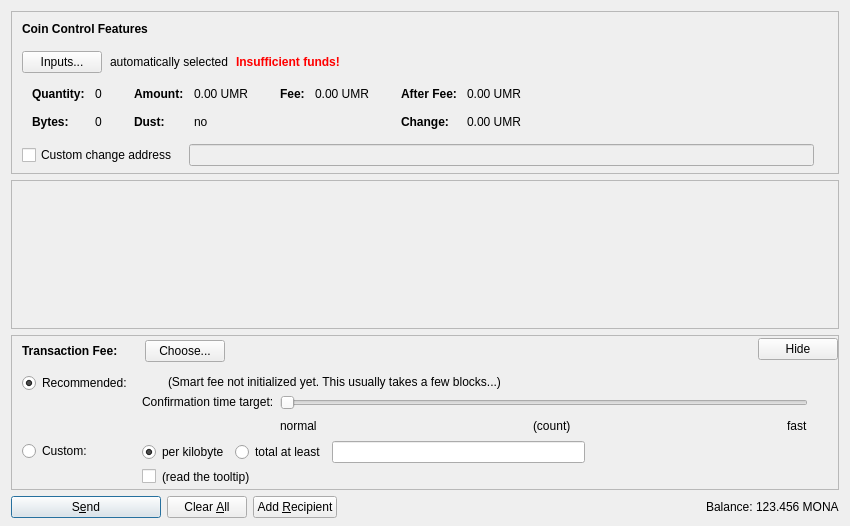
<?xml version="1.0" encoding="UTF-8"?>
<ui version="4.0">
 <class>SendCoinsDialog</class>
 <widget class="QDialog" name="SendCoinsDialog">
  <property name="geometry">
   <rect>
    <x>0</x>
    <y>0</y>
    <width>850</width>
    <height>526</height>
   </rect>
  </property>
  <property name="windowTitle">
   <string>Send Coins</string>
  </property>
  <layout class="QVBoxLayout" name="verticalLayout" stretch="0,1,0,0">
   <property name="bottomMargin">
    <number>8</number>
   </property>
   <item>
    <widget class="QFrame" name="frameCoinControl">
     <property name="sizePolicy">
      <sizepolicy hsizetype="Expanding" vsizetype="Expanding">
       <horstretch>0</horstretch>
       <verstretch>0</verstretch>
      </sizepolicy>
     </property>
     <property name="maximumSize">
      <size>
       <width>16777215</width>
       <height>16777215</height>
      </size>
     </property>
     <property name="frameShape">
      <enum>QFrame::StyledPanel</enum>
     </property>
     <property name="frameShadow">
      <enum>QFrame::Sunken</enum>
     </property>
     <layout class="QVBoxLayout" name="verticalLayoutCoinControl2">
      <property name="spacing">
       <number>0</number>
      </property>
      <property name="leftMargin">
       <number>0</number>
      </property>
      <property name="topMargin">
       <number>0</number>
      </property>
      <property name="rightMargin">
       <number>0</number>
      </property>
      <property name="bottomMargin">
       <number>6</number>
      </property>
      <item>
       <layout class="QVBoxLayout" name="verticalLayoutCoinControl" stretch="0,0,0,0,1">
        <property name="spacing">
         <number>0</number>
        </property>
        <property name="leftMargin">
         <number>10</number>
        </property>
        <property name="topMargin">
         <number>10</number>
        </property>
        <item>
         <layout class="QHBoxLayout" name="horizontalLayoutCoinControl1">
          <property name="bottomMargin">
           <number>15</number>
          </property>
          <item>
           <widget class="QLabel" name="labelCoinControlFeatures">
            <property name="sizePolicy">
             <sizepolicy hsizetype="Preferred" vsizetype="Maximum">
              <horstretch>0</horstretch>
              <verstretch>0</verstretch>
             </sizepolicy>
            </property>
            <property name="font">
             <font>
              <weight>75</weight>
              <bold>true</bold>
             </font>
            </property>
            <property name="styleSheet">
             <string notr="true">font-weight:bold;</string>
            </property>
            <property name="text">
             <string>Coin Control Features</string>
            </property>
           </widget>
          </item>
         </layout>
        </item>
        <item>
         <layout class="QHBoxLayout" name="horizontalLayoutCoinControl2" stretch="0,0,0,0">
          <property name="spacing">
           <number>8</number>
          </property>
          <property name="bottomMargin">
           <number>10</number>
          </property>
          <item>
           <widget class="QPushButton" name="pushButtonCoinControl">
            <property name="styleSheet">
             <string notr="true"/>
            </property>
            <property name="text">
             <string>Inputs...</string>
            </property>
            <property name="autoDefault">
             <bool>false</bool>
            </property>
           </widget>
          </item>
          <item>
           <widget class="QLabel" name="labelCoinControlAutomaticallySelected">
            <property name="text">
             <string>automatically selected</string>
            </property>
            <property name="margin">
             <number>5</number>
            </property>
           </widget>
          </item>
          <item>
           <widget class="QLabel" name="labelCoinControlInsuffFunds">
            <property name="font">
             <font>
              <weight>75</weight>
              <bold>true</bold>
             </font>
            </property>
            <property name="styleSheet">
             <string notr="true">color:red;font-weight:bold;</string>
            </property>
            <property name="text">
             <string>Insufficient funds!</string>
            </property>
            <property name="margin">
             <number>5</number>
            </property>
           </widget>
          </item>
          <item>
           <spacer name="horizontalSpacerCoinControl">
            <property name="orientation">
             <enum>Qt::Horizontal</enum>
            </property>
            <property name="sizeHint" stdset="0">
             <size>
              <width>40</width>
              <height>1</height>
             </size>
            </property>
           </spacer>
          </item>
         </layout>
        </item>
        <item>
         <widget class="QWidget" name="widgetCoinControl" native="true">
          <property name="sizePolicy">
           <sizepolicy hsizetype="Preferred" vsizetype="Preferred">
            <horstretch>0</horstretch>
            <verstretch>0</verstretch>
           </sizepolicy>
          </property>
          <property name="minimumSize">
           <size>
            <width>0</width>
            <height>0</height>
           </size>
          </property>
          <property name="styleSheet">
           <string notr="true"/>
          </property>
          <layout class="QHBoxLayout" name="horizontalLayoutCoinControl5">
           <property name="leftMargin">
            <number>0</number>
           </property>
           <property name="topMargin">
            <number>0</number>
           </property>
           <property name="rightMargin">
            <number>0</number>
           </property>
           <property name="bottomMargin">
            <number>0</number>
           </property>
           <item>
            <layout class="QHBoxLayout" name="horizontalLayoutCoinControl3" stretch="0,0,0,1">
             <property name="spacing">
              <number>20</number>
             </property>
             <property name="topMargin">
              <number>0</number>
             </property>
             <property name="bottomMargin">
              <number>10</number>
             </property>
             <item>
              <layout class="QFormLayout" name="formLayoutCoinControl1">
               <property name="horizontalSpacing">
                <number>10</number>
               </property>
               <property name="verticalSpacing">
                <number>14</number>
               </property>
               <property name="leftMargin">
                <number>10</number>
               </property>
               <property name="topMargin">
                <number>4</number>
               </property>
               <property name="rightMargin">
                <number>6</number>
               </property>
               <item row="0" column="0">
                <widget class="QLabel" name="labelCoinControlQuantityText">
                 <property name="font">
                  <font>
                   <weight>75</weight>
                   <bold>true</bold>
                  </font>
                 </property>
                 <property name="text">
                  <string>Quantity:</string>
                 </property>
                 <property name="margin">
                  <number>0</number>
                 </property>
                </widget>
               </item>
               <item row="0" column="1">
                <widget class="QLabel" name="labelCoinControlQuantity">
                 <property name="cursor">
                  <cursorShape>IBeamCursor</cursorShape>
                 </property>
                 <property name="contextMenuPolicy">
                  <enum>Qt::ActionsContextMenu</enum>
                 </property>
                 <property name="text">
                  <string notr="true">0</string>
                 </property>
                 <property name="margin">
                  <number>0</number>
                 </property>
                 <property name="textInteractionFlags">
                  <set>Qt::LinksAccessibleByMouse|Qt::TextSelectableByKeyboard|Qt::TextSelectableByMouse</set>
                 </property>
                </widget>
               </item>
               <item row="1" column="0">
                <widget class="QLabel" name="labelCoinControlBytesText">
                 <property name="font">
                  <font>
                   <weight>75</weight>
                   <bold>true</bold>
                  </font>
                 </property>
                 <property name="text">
                  <string>Bytes:</string>
                 </property>
                </widget>
               </item>
               <item row="1" column="1">
                <widget class="QLabel" name="labelCoinControlBytes">
                 <property name="cursor">
                  <cursorShape>IBeamCursor</cursorShape>
                 </property>
                 <property name="contextMenuPolicy">
                  <enum>Qt::ActionsContextMenu</enum>
                 </property>
                 <property name="text">
                  <string notr="true">0</string>
                 </property>
                 <property name="textInteractionFlags">
                  <set>Qt::LinksAccessibleByMouse|Qt::TextSelectableByKeyboard|Qt::TextSelectableByMouse</set>
                 </property>
                </widget>
               </item>
              </layout>
             </item>
             <item>
              <layout class="QFormLayout" name="formLayoutCoinControl2">
               <property name="horizontalSpacing">
                <number>10</number>
               </property>
               <property name="verticalSpacing">
                <number>14</number>
               </property>
               <property name="leftMargin">
                <number>6</number>
               </property>
               <property name="topMargin">
                <number>4</number>
               </property>
               <property name="rightMargin">
                <number>6</number>
               </property>
               <item row="0" column="0">
                <widget class="QLabel" name="labelCoinControlAmountText">
                 <property name="font">
                  <font>
                   <weight>75</weight>
                   <bold>true</bold>
                  </font>
                 </property>
                 <property name="text">
                  <string>Amount:</string>
                 </property>
                 <property name="margin">
                  <number>0</number>
                 </property>
                </widget>
               </item>
               <item row="0" column="1">
                <widget class="QLabel" name="labelCoinControlAmount">
                 <property name="cursor">
                  <cursorShape>IBeamCursor</cursorShape>
                 </property>
                 <property name="contextMenuPolicy">
                  <enum>Qt::ActionsContextMenu</enum>
                 </property>
                 <property name="text">
                  <string notr="true">0.00 UMR</string>
                 </property>
                 <property name="textInteractionFlags">
                  <set>Qt::LinksAccessibleByMouse|Qt::TextSelectableByKeyboard|Qt::TextSelectableByMouse</set>
                 </property>
                </widget>
               </item>
               <item row="1" column="0">
                <widget class="QLabel" name="labelCoinControlLowOutputText">
                 <property name="font">
                  <font>
                   <weight>75</weight>
                   <bold>true</bold>
                  </font>
                 </property>
                 <property name="text">
                  <string>Dust:</string>
                 </property>
                </widget>
               </item>
               <item row="1" column="1">
                <widget class="QLabel" name="labelCoinControlLowOutput">
                 <property name="cursor">
                  <cursorShape>IBeamCursor</cursorShape>
                 </property>
                 <property name="contextMenuPolicy">
                  <enum>Qt::ActionsContextMenu</enum>
                 </property>
                 <property name="text">
                  <string notr="true">no</string>
                 </property>
                 <property name="textInteractionFlags">
                  <set>Qt::LinksAccessibleByMouse|Qt::TextSelectableByKeyboard|Qt::TextSelectableByMouse</set>
                 </property>
                </widget>
               </item>
              </layout>
             </item>
             <item>
              <layout class="QFormLayout" name="formLayoutCoinControl3">
               <property name="horizontalSpacing">
                <number>10</number>
               </property>
               <property name="verticalSpacing">
                <number>14</number>
               </property>
               <property name="leftMargin">
                <number>6</number>
               </property>
               <property name="topMargin">
                <number>4</number>
               </property>
               <property name="rightMargin">
                <number>6</number>
               </property>
               <item row="0" column="0">
                <widget class="QLabel" name="labelCoinControlFeeText">
                 <property name="font">
                  <font>
                   <weight>75</weight>
                   <bold>true</bold>
                  </font>
                 </property>
                 <property name="text">
                  <string>Fee:</string>
                 </property>
                 <property name="margin">
                  <number>0</number>
                 </property>
                </widget>
               </item>
               <item row="0" column="1">
                <widget class="QLabel" name="labelCoinControlFee">
                 <property name="cursor">
                  <cursorShape>IBeamCursor</cursorShape>
                 </property>
                 <property name="contextMenuPolicy">
                  <enum>Qt::ActionsContextMenu</enum>
                 </property>
                 <property name="text">
                  <string notr="true">0.00 UMR</string>
                 </property>
                 <property name="textInteractionFlags">
                  <set>Qt::LinksAccessibleByMouse|Qt::TextSelectableByKeyboard|Qt::TextSelectableByMouse</set>
                 </property>
                </widget>
               </item>
              </layout>
             </item>
             <item>
              <layout class="QFormLayout" name="formLayoutCoinControl4">
               <property name="horizontalSpacing">
                <number>10</number>
               </property>
               <property name="verticalSpacing">
                <number>14</number>
               </property>
               <property name="leftMargin">
                <number>6</number>
               </property>
               <property name="topMargin">
                <number>4</number>
               </property>
               <property name="rightMargin">
                <number>6</number>
               </property>
               <item row="0" column="0">
                <widget class="QLabel" name="labelCoinControlAfterFeeText">
                 <property name="font">
                  <font>
                   <weight>75</weight>
                   <bold>true</bold>
                  </font>
                 </property>
                 <property name="text">
                  <string>After Fee:</string>
                 </property>
                 <property name="margin">
                  <number>0</number>
                 </property>
                </widget>
               </item>
               <item row="0" column="1">
                <widget class="QLabel" name="labelCoinControlAfterFee">
                 <property name="cursor">
                  <cursorShape>IBeamCursor</cursorShape>
                 </property>
                 <property name="contextMenuPolicy">
                  <enum>Qt::ActionsContextMenu</enum>
                 </property>
                 <property name="text">
                  <string notr="true">0.00 UMR</string>
                 </property>
                 <property name="textInteractionFlags">
                  <set>Qt::LinksAccessibleByMouse|Qt::TextSelectableByKeyboard|Qt::TextSelectableByMouse</set>
                 </property>
                </widget>
               </item>
               <item row="1" column="0">
                <widget class="QLabel" name="labelCoinControlChangeText">
                 <property name="font">
                  <font>
                   <weight>75</weight>
                   <bold>true</bold>
                  </font>
                 </property>
                 <property name="text">
                  <string>Change:</string>
                 </property>
                </widget>
               </item>
               <item row="1" column="1">
                <widget class="QLabel" name="labelCoinControlChange">
                 <property name="cursor">
                  <cursorShape>IBeamCursor</cursorShape>
                 </property>
                 <property name="contextMenuPolicy">
                  <enum>Qt::ActionsContextMenu</enum>
                 </property>
                 <property name="text">
                  <string notr="true">0.00 UMR</string>
                 </property>
                 <property name="textInteractionFlags">
                  <set>Qt::LinksAccessibleByMouse|Qt::TextSelectableByKeyboard|Qt::TextSelectableByMouse</set>
                 </property>
                </widget>
               </item>
              </layout>
             </item>
            </layout>
           </item>
          </layout>
         </widget>
        </item>
        <item>
         <layout class="QHBoxLayout" name="horizontalLayoutCoinControl4" stretch="0,0,0">
          <property name="spacing">
           <number>12</number>
          </property>
          <property name="sizeConstraint">
           <enum>QLayout::SetDefaultConstraint</enum>
          </property>
          <property name="topMargin">
           <number>5</number>
          </property>
          <property name="rightMargin">
           <number>5</number>
          </property>
          <item>
           <widget class="QCheckBox" name="checkBoxCoinControlChange">
            <property name="toolTip">
             <string>If this is activated, but the change address is empty or invalid, change will be sent to a newly generated address.</string>
            </property>
            <property name="text">
             <string>Custom change address</string>
            </property>
           </widget>
          </item>
          <item>
           <widget class="QValidatedLineEdit" name="lineEditCoinControlChange">
            <property name="enabled">
             <bool>false</bool>
            </property>
            <property name="sizePolicy">
             <sizepolicy hsizetype="Expanding" vsizetype="Fixed">
              <horstretch>0</horstretch>
              <verstretch>0</verstretch>
             </sizepolicy>
            </property>
           </widget>
          </item>
          <item>
           <widget class="QLabel" name="labelCoinControlChangeLabel">
            <property name="sizePolicy">
             <sizepolicy hsizetype="Preferred" vsizetype="Expanding">
              <horstretch>0</horstretch>
              <verstretch>0</verstretch>
             </sizepolicy>
            </property>
            <property name="minimumSize">
             <size>
              <width>0</width>
              <height>0</height>
             </size>
            </property>
            <property name="text">
             <string/>
            </property>
            <property name="margin">
             <number>3</number>
            </property>
           </widget>
          </item>
         </layout>
        </item>
        <item>
         <spacer name="verticalSpacerCoinControl">
          <property name="orientation">
           <enum>Qt::Vertical</enum>
          </property>
          <property name="sizeHint" stdset="0">
           <size>
            <width>800</width>
            <height>1</height>
           </size>
          </property>
         </spacer>
        </item>
       </layout>
      </item>
     </layout>
    </widget>
   </item>
   <item>
    <widget class="QScrollArea" name="scrollArea">
     <property name="widgetResizable">
      <bool>true</bool>
     </property>
     <widget class="QWidget" name="scrollAreaWidgetContents">
      <property name="geometry">
       <rect>
        <x>0</x>
        <y>0</y>
        <width>830</width>
        <height>104</height>
       </rect>
      </property>
      <layout class="QVBoxLayout" name="verticalLayout_2" stretch="0,1">
       <property name="leftMargin">
        <number>0</number>
       </property>
       <property name="topMargin">
        <number>0</number>
       </property>
       <property name="rightMargin">
        <number>0</number>
       </property>
       <property name="bottomMargin">
        <number>0</number>
       </property>
       <item>
        <layout class="QVBoxLayout" name="entries">
         <property name="spacing">
          <number>6</number>
         </property>
        </layout>
       </item>
       <item>
        <spacer name="verticalSpacer">
         <property name="orientation">
          <enum>Qt::Vertical</enum>
         </property>
         <property name="sizeHint" stdset="0">
          <size>
           <width>20</width>
           <height>40</height>
          </size>
         </property>
        </spacer>
       </item>
      </layout>
     </widget>
    </widget>
   </item>
   <item>
    <widget class="QFrame" name="frameFee">
     <property name="sizePolicy">
      <sizepolicy hsizetype="Expanding" vsizetype="Expanding">
       <horstretch>0</horstretch>
       <verstretch>0</verstretch>
      </sizepolicy>
     </property>
     <property name="maximumSize">
      <size>
       <width>16777215</width>
       <height>16777215</height>
      </size>
     </property>
     <property name="frameShape">
      <enum>QFrame::StyledPanel</enum>
     </property>
     <property name="frameShadow">
      <enum>QFrame::Sunken</enum>
     </property>
     <layout class="QVBoxLayout" name="verticalLayoutFee1">
      <property name="spacing">
       <number>0</number>
      </property>
      <property name="leftMargin">
       <number>0</number>
      </property>
      <property name="topMargin">
       <number>0</number>
      </property>
      <property name="rightMargin">
       <number>0</number>
      </property>
      <property name="bottomMargin">
       <number>0</number>
      </property>
      <item>
       <layout class="QVBoxLayout" name="verticalLayoutFee2" stretch="0,0,0">
        <property name="spacing">
         <number>0</number>
        </property>
        <property name="leftMargin">
         <number>10</number>
        </property>
        <property name="topMargin">
         <number>0</number>
        </property>
        <item>
         <layout class="QHBoxLayout" name="horizontalLayoutFee1">
          <property name="bottomMargin">
           <number>0</number>
          </property>
          <item>
           <layout class="QVBoxLayout" name="verticalLayoutFee7">
            <property name="spacing">
             <number>0</number>
            </property>
            <item>
             <spacer name="verticalSpacerSmartFee">
              <property name="orientation">
               <enum>Qt::Vertical</enum>
              </property>
              <property name="sizeType">
               <enum>QSizePolicy::Fixed</enum>
              </property>
              <property name="sizeHint" stdset="0">
               <size>
                <width>1</width>
                <height>4</height>
               </size>
              </property>
             </spacer>
            </item>
            <item>
             <layout class="QHBoxLayout" name="horizontalLayoutSmartFee">
              <property name="spacing">
               <number>10</number>
              </property>
              <item>
               <widget class="QLabel" name="labelFeeHeadline">
                <property name="sizePolicy">
                 <sizepolicy hsizetype="Preferred" vsizetype="Maximum">
                  <horstretch>0</horstretch>
                  <verstretch>0</verstretch>
                 </sizepolicy>
                </property>
                <property name="font">
                 <font>
                  <weight>75</weight>
                  <bold>true</bold>
                 </font>
                </property>
                <property name="styleSheet">
                 <string notr="true">font-weight:bold;</string>
                </property>
                <property name="text">
                 <string>Transaction Fee:</string>
                </property>
               </widget>
              </item>
              <item>
               <widget class="QLabel" name="labelFeeMinimized">
                <property name="text">
                 <string/>
                </property>
               </widget>
              </item>
              <item>
               <widget class="QPushButton" name="buttonChooseFee">
                <property name="text">
                 <string>Choose...</string>
                </property>
               </widget>
              </item>
             </layout>
            </item>
            <item>
             <spacer name="verticalSpacer_5">
              <property name="orientation">
               <enum>Qt::Vertical</enum>
              </property>
              <property name="sizeHint" stdset="0">
               <size>
                <width>1</width>
                <height>1</height>
               </size>
              </property>
             </spacer>
            </item>
           </layout>
          </item>
          <item>
           <spacer name="horizontalSpacer_4">
            <property name="orientation">
             <enum>Qt::Horizontal</enum>
            </property>
            <property name="sizeHint" stdset="0">
             <size>
              <width>40</width>
              <height>20</height>
             </size>
            </property>
           </spacer>
          </item>
          <item>
           <widget class="QPushButton" name="buttonMinimizeFee">
            <property name="toolTip">
             <string>collapse fee-settings</string>
            </property>
            <property name="text">
             <string>Hide</string>
            </property>
           </widget>
          </item>
         </layout>
        </item>
        <item>
         <widget class="QFrame" name="frameFeeSelection">
          <layout class="QVBoxLayout" name="verticalLayoutFee12">
           <property name="spacing">
            <number>0</number>
           </property>
           <property name="leftMargin">
            <number>0</number>
           </property>
           <property name="topMargin">
            <number>0</number>
           </property>
           <property name="rightMargin">
            <number>0</number>
           </property>
           <property name="bottomMargin">
            <number>0</number>
           </property>
           <item>
            <layout class="QGridLayout" name="gridLayoutFee">
             <property name="topMargin">
              <number>10</number>
             </property>
             <property name="bottomMargin">
              <number>4</number>
             </property>
             <property name="horizontalSpacing">
              <number>10</number>
             </property>
             <property name="verticalSpacing">
              <number>4</number>
             </property>
             <item row="1" column="1">
              <layout class="QVBoxLayout" name="verticalLayoutFee8">
               <property name="spacing">
                <number>6</number>
               </property>
               <item>
                <layout class="QHBoxLayout" name="horizontalLayoutFee13">
                 <item>
                  <widget class="QRadioButton" name="radioCustomPerKilobyte">
                   <property name="toolTip">
                    <string>If the custom fee is set to 1000 satoshis and the transaction is only 250 bytes, then &quot;per kilobyte&quot; only pays 250 satoshis in fee, while &quot;total at least&quot; pays 1000 satoshis. For transactions bigger than a kilobyte both pay by kilobyte.</string>
                   </property>
                   <property name="text">
                    <string>per kilobyte</string>
                   </property>
                   <property name="checked">
                    <bool>true</bool>
                   </property>
                   <attribute name="buttonGroup">
                    <string notr="true">groupCustomFee</string>
                   </attribute>
                  </widget>
                 </item>
                 <item>
                  <widget class="QRadioButton" name="radioCustomAtLeast">
                   <property name="toolTip">
                    <string>If the custom fee is set to 1000 satoshis and the transaction is only 250 bytes, then &quot;per kilobyte&quot; only pays 250 satoshis in fee, while &quot;total at least&quot; pays 1000 satoshis. For transactions bigger than a kilobyte both pay by kilobyte.</string>
                   </property>
                   <property name="text">
                    <string>total at least</string>
                   </property>
                   <attribute name="buttonGroup">
                    <string notr="true">groupCustomFee</string>
                   </attribute>
                  </widget>
                 </item>
                 <item>
                  <widget class="BitcoinAmountField" name="customFee"/>
                 </item>
                 <item>
                  <spacer name="horizontalSpacer_6">
                   <property name="orientation">
                    <enum>Qt::Horizontal</enum>
                   </property>
                   <property name="sizeHint" stdset="0">
                    <size>
                     <width>1</width>
                     <height>1</height>
                    </size>
                   </property>
                  </spacer>
                 </item>
                </layout>
               </item>
               <item>
                <layout class="QHBoxLayout" name="horizontalLayoutFee8">
                 <item>
                  <widget class="QCheckBox" name="checkBoxMinimumFee">
                   <property name="toolTip">
                    <string>Paying only the minimum fee is just fine as long as there is less transaction volume than space in the blocks. But be aware that this can end up in a never confirming transaction once there is more demand for umrcoin transactions than the network can process.</string>
                   </property>
                   <property name="text">
                    <string/>
                   </property>
                  </widget>
                 </item>
                 <item>
                  <widget class="QLabel" name="labelMinFeeWarning">
                   <property name="enabled">
                    <bool>true</bool>
                   </property>
                   <property name="toolTip">
                    <string>Paying only the minimum fee is just fine as long as there is less transaction volume than space in the blocks. But be aware that this can end up in a never confirming transaction once there is more demand for umrcoin transactions than the network can process.</string>
                   </property>
                   <property name="text">
                    <string>(read the tooltip)</string>
                   </property>
                   <property name="margin">
                    <number>5</number>
                   </property>
                  </widget>
                 </item>
                 <item>
                  <spacer name="horizontalSpacer_2">
                   <property name="orientation">
                    <enum>Qt::Horizontal</enum>
                   </property>
                   <property name="sizeHint" stdset="0">
                    <size>
                     <width>1</width>
                     <height>1</height>
                    </size>
                   </property>
                  </spacer>
                 </item>
                </layout>
               </item>
              </layout>
             </item>
             <item row="0" column="0">
              <layout class="QVBoxLayout" name="verticalLayoutFee4" stretch="0,1">
               <item>
                <widget class="QRadioButton" name="radioSmartFee">
                 <property name="text">
                  <string>Recommended:</string>
                 </property>
                 <property name="checked">
                  <bool>true</bool>
                 </property>
                 <attribute name="buttonGroup">
                  <string notr="true">groupFee</string>
                 </attribute>
                </widget>
               </item>
               <item>
                <spacer name="verticalSpacer_2">
                 <property name="orientation">
                  <enum>Qt::Vertical</enum>
                 </property>
                 <property name="sizeHint" stdset="0">
                  <size>
                   <width>1</width>
                   <height>1</height>
                  </size>
                 </property>
                </spacer>
               </item>
              </layout>
             </item>
             <item row="1" column="0">
              <layout class="QVBoxLayout" name="verticalLayoutFee9" stretch="0,1">
               <item>
                <widget class="QRadioButton" name="radioCustomFee">
                 <property name="text">
                  <string>Custom:</string>
                 </property>
                 <attribute name="buttonGroup">
                  <string notr="true">groupFee</string>
                 </attribute>
                </widget>
               </item>
               <item>
                <spacer name="verticalSpacer_6">
                 <property name="orientation">
                  <enum>Qt::Vertical</enum>
                 </property>
                 <property name="sizeHint" stdset="0">
                  <size>
                   <width>1</width>
                   <height>1</height>
                  </size>
                 </property>
                </spacer>
               </item>
              </layout>
             </item>
             <item row="0" column="1">
              <layout class="QVBoxLayout" name="verticalLayoutFee3" stretch="0,0,1">
               <property name="spacing">
                <number>6</number>
               </property>
               <property name="topMargin">
                <number>2</number>
               </property>
               <item>
                <layout class="QHBoxLayout" name="horizontalLayoutFee12">
                 <item>
                  <widget class="QLabel" name="labelSmartFee">
                   <property name="text">
                    <string/>
                   </property>
                   <property name="margin">
                    <number>2</number>
                   </property>
                  </widget>
                 </item>
                 <item>
                  <widget class="QLabel" name="labelFeeEstimation">
                   <property name="text">
                    <string/>
                   </property>
                  </widget>
                 </item>
                 <item>
                  <widget class="QLabel" name="labelSmartFee2">
                   <property name="text">
                    <string>(Smart fee not initialized yet. This usually takes a few blocks...)</string>
                   </property>
                   <property name="margin">
                    <number>2</number>
                   </property>
                  </widget>
                 </item>
                 <item>
                  <spacer name="horizontalSpacer_5">
                   <property name="orientation">
                    <enum>Qt::Horizontal</enum>
                   </property>
                   <property name="sizeHint" stdset="0">
                    <size>
                     <width>1</width>
                     <height>1</height>
                    </size>
                   </property>
                  </spacer>
                 </item>
                </layout>
               </item>
               <item>
                <layout class="QHBoxLayout" name="horizontalLayoutFee9">
                 <item>
                  <layout class="QVBoxLayout" name="verticalLayoutFee6">
                   <item>
                    <widget class="QLabel" name="labelSmartFee3">
                     <property name="text">
                      <string>Confirmation time target:</string>
                     </property>
                     <property name="margin">
                      <number>2</number>
                     </property>
                    </widget>
                   </item>
                   <item>
                    <spacer name="verticalSpacer_3">
                     <property name="orientation">
                      <enum>Qt::Vertical</enum>
                     </property>
                     <property name="sizeHint" stdset="0">
                      <size>
                       <width>1</width>
                       <height>1</height>
                      </size>
                     </property>
                    </spacer>
                   </item>
                  </layout>
                 </item>
                 <item>
                  <layout class="QVBoxLayout" name="verticalLayoutFee5">
                   <property name="rightMargin">
                    <number>30</number>
                   </property>
                   <item>
                    <widget class="QSlider" name="sliderSmartFee">
                     <property name="minimum">
                      <number>0</number>
                     </property>
                     <property name="maximum">
                      <number>23</number>
                     </property>
                     <property name="pageStep">
                      <number>1</number>
                     </property>
                     <property name="value">
                      <number>0</number>
                     </property>
                     <property name="orientation">
                      <enum>Qt::Horizontal</enum>
                     </property>
                     <property name="invertedAppearance">
                      <bool>false</bool>
                     </property>
                     <property name="invertedControls">
                      <bool>false</bool>
                     </property>
                     <property name="tickPosition">
                      <enum>QSlider::NoTicks</enum>
                     </property>
                    </widget>
                   </item>
                   <item>
                    <layout class="QHBoxLayout" name="horizontalLayoutFee10">
                     <item>
                      <widget class="QLabel" name="labelSmartFeeNormal">
                       <property name="text">
                        <string>normal</string>
                       </property>
                      </widget>
                     </item>
                     <item>
                      <spacer name="horizontalSpacer_7">
                       <property name="orientation">
                        <enum>Qt::Horizontal</enum>
                       </property>
                       <property name="sizeHint" stdset="0">
                        <size>
                         <width>40</width>
                         <height>20</height>
                        </size>
                       </property>
                      </spacer>
                     </item>
                     <item>
                      <widget class="QLabel" name="confirmationTargetLabel">
                       <property name="text">
                        <string notr="true">(count)</string>
                       </property>
                      </widget>
                     </item>
                     <item>
                      <spacer name="horizontalSpacer_3">
                       <property name="orientation">
                        <enum>Qt::Horizontal</enum>
                       </property>
                       <property name="sizeHint" stdset="0">
                        <size>
                         <width>40</width>
                         <height>20</height>
                        </size>
                       </property>
                      </spacer>
                     </item>
                     <item>
                      <widget class="QLabel" name="labelSmartFeeFast">
                       <property name="text">
                        <string>fast</string>
                       </property>
                      </widget>
                     </item>
                    </layout>
                   </item>
                  </layout>
                 </item>
                </layout>
               </item>
               <item>
                <spacer name="verticalSpacer_4">
                 <property name="orientation">
                  <enum>Qt::Vertical</enum>
                 </property>
                 <property name="sizeHint" stdset="0">
                  <size>
                   <width>1</width>
                   <height>1</height>
                  </size>
                 </property>
                </spacer>
               </item>
              </layout>
             </item>
            </layout>
           </item>
          </layout>
         </widget>
        </item>
        <item>
         <spacer name="verticalSpacerFee">
          <property name="orientation">
           <enum>Qt::Vertical</enum>
          </property>
          <property name="sizeHint" stdset="0">
           <size>
            <width>800</width>
            <height>1</height>
           </size>
          </property>
         </spacer>
        </item>
       </layout>
      </item>
     </layout>
    </widget>
   </item>
   <item>
    <layout class="QHBoxLayout" name="horizontalLayout">
     <item>
      <widget class="QPushButton" name="sendButton">
       <property name="minimumSize">
        <size>
         <width>150</width>
         <height>0</height>
        </size>
       </property>
       <property name="toolTip">
        <string>Confirm the send action</string>
       </property>
       <property name="text">
        <string>S&amp;end</string>
       </property>
       <property name="icon">
        <iconset resource="../bitcoin.qrc">
         <normaloff>:/icons/send</normaloff>:/icons/send</iconset>
       </property>
       <property name="autoDefault">
        <bool>false</bool>
       </property>
       <property name="default">
        <bool>true</bool>
       </property>
      </widget>
     </item>
     <item>
      <widget class="QPushButton" name="clearButton">
       <property name="sizePolicy">
        <sizepolicy hsizetype="Minimum" vsizetype="Fixed">
         <horstretch>0</horstretch>
         <verstretch>0</verstretch>
        </sizepolicy>
       </property>
       <property name="toolTip">
        <string>Clear all fields of the form.</string>
       </property>
       <property name="text">
        <string>Clear &amp;All</string>
       </property>
       <property name="icon">
        <iconset resource="../bitcoin.qrc">
         <normaloff>:/icons/remove</normaloff>:/icons/remove</iconset>
       </property>
       <property name="autoDefault">
        <bool>false</bool>
       </property>
      </widget>
     </item>
     <item>
      <widget class="QPushButton" name="addButton">
       <property name="toolTip">
        <string>Send to multiple recipients at once</string>
       </property>
       <property name="text">
        <string>Add &amp;Recipient</string>
       </property>
       <property name="icon">
        <iconset resource="../bitcoin.qrc">
         <normaloff>:/icons/add</normaloff>:/icons/add</iconset>
       </property>
       <property name="autoDefault">
        <bool>false</bool>
       </property>
      </widget>
     </item>
     <item>
      <spacer name="horizontalSpacer">
       <property name="orientation">
        <enum>Qt::Horizontal</enum>
       </property>
       <property name="sizeHint" stdset="0">
        <size>
         <width>40</width>
         <height>20</height>
        </size>
       </property>
      </spacer>
     </item>
     <item>
      <layout class="QHBoxLayout" name="horizontalLayout_2">
       <property name="spacing">
        <number>3</number>
       </property>
       <item>
        <widget class="QLabel" name="label">
         <property name="sizePolicy">
          <sizepolicy hsizetype="Preferred" vsizetype="Fixed">
           <horstretch>0</horstretch>
           <verstretch>0</verstretch>
          </sizepolicy>
         </property>
         <property name="text">
          <string>Balance:</string>
         </property>
        </widget>
       </item>
       <item>
        <widget class="QLabel" name="labelBalance">
         <property name="sizePolicy">
          <sizepolicy hsizetype="Preferred" vsizetype="Fixed">
           <horstretch>0</horstretch>
           <verstretch>0</verstretch>
          </sizepolicy>
         </property>
         <property name="cursor">
          <cursorShape>IBeamCursor</cursorShape>
         </property>
         <property name="text">
          <string notr="true">123.456 MONA</string>
         </property>
         <property name="textInteractionFlags">
          <set>Qt::LinksAccessibleByMouse|Qt::TextSelectableByKeyboard|Qt::TextSelectableByMouse</set>
         </property>
        </widget>
       </item>
      </layout>
     </item>
    </layout>
   </item>
  </layout>
 </widget>
 <customwidgets>
  <customwidget>
   <class>QValidatedLineEdit</class>
   <extends>QLineEdit</extends>
   <header>qvalidatedlineedit.h</header>
  </customwidget>
  <customwidget>
   <class>BitcoinAmountField</class>
   <extends>QLineEdit</extends>
   <header>bitcoinamountfield.h</header>
   <container>1</container>
  </customwidget>
 </customwidgets>
 <resources>
  <include location="../bitcoin.qrc"/>
 </resources>
 <connections/>
 <buttongroups>
  <buttongroup name="groupFee"/>
  <buttongroup name="groupCustomFee"/>
 </buttongroups>
</ui>
